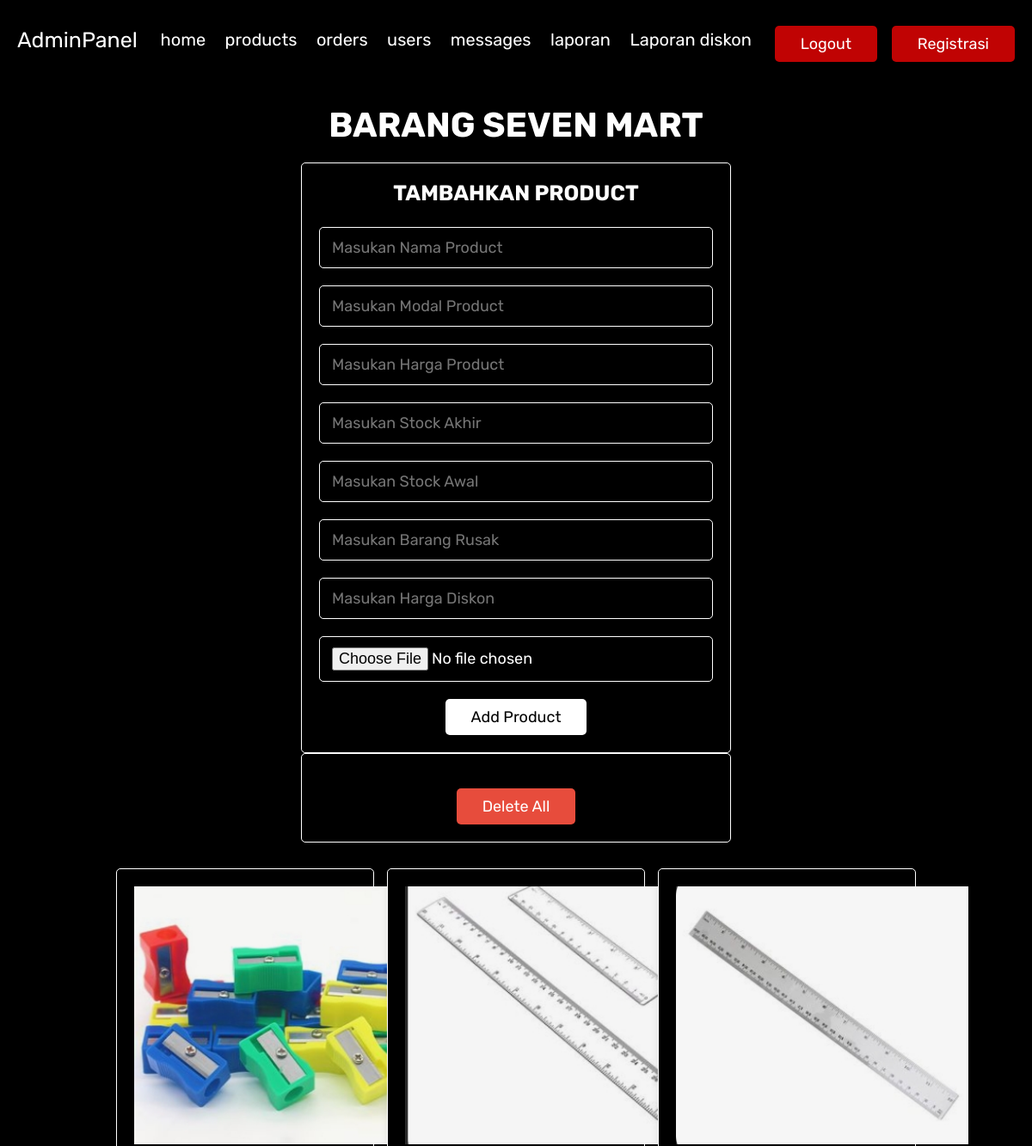
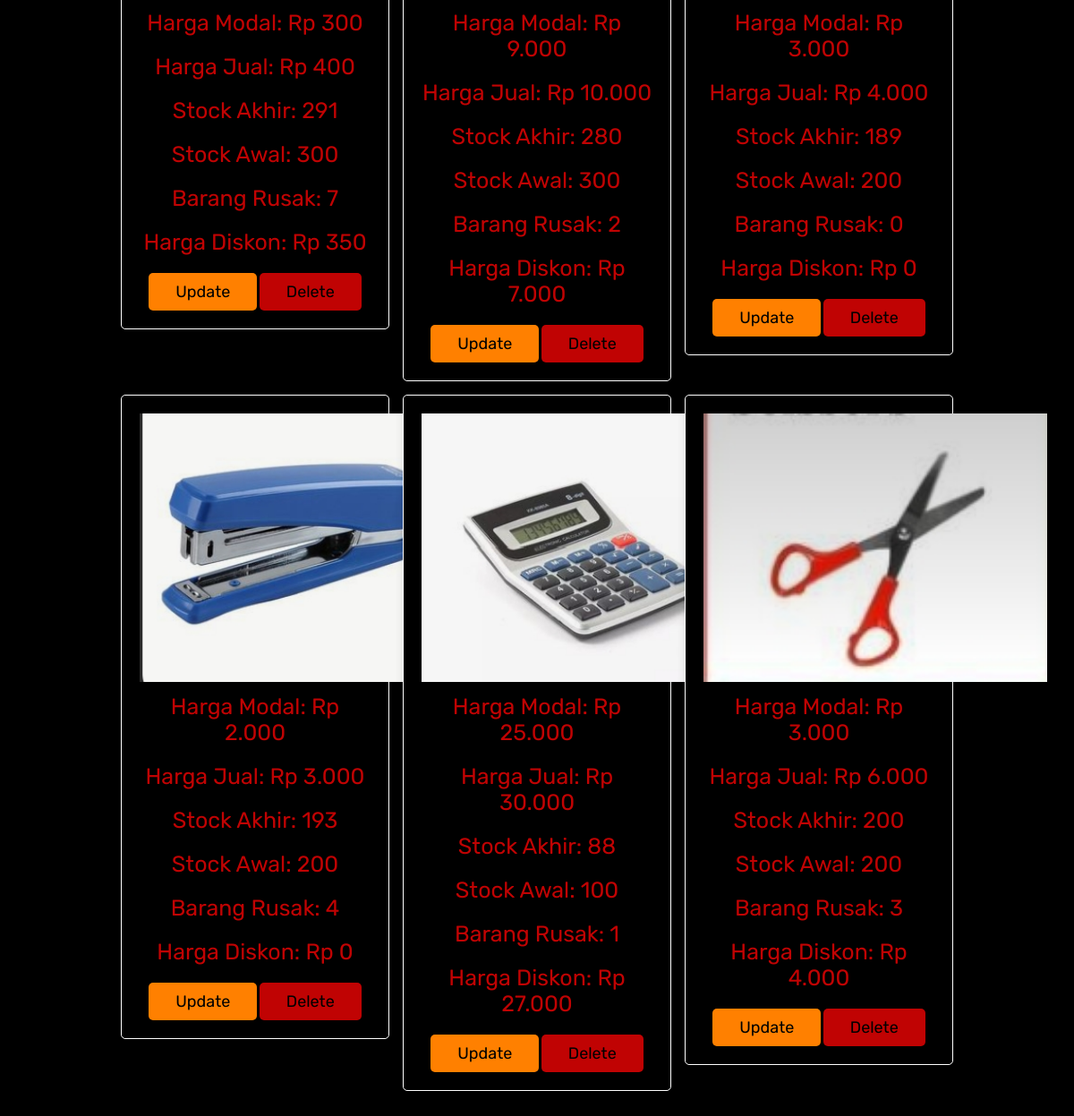
The page /admin_products.php (signed in) on the database its author committed (2 pictures, top to bottom).
### tables this page shows
CREATE TABLE `products` (
  `id` int(100) NOT NULL,
  `name` varchar(100) NOT NULL,
  `cost_price` int(11) NOT NULL,
  `price` int(100) NOT NULL,
  `quantity` int(11) NOT NULL,
  `initial_stock` int(11) NOT NULL,
  `image` varchar(100) NOT NULL,
  `initial_stocks` int(11) NOT NULL,
  `damaged_goods` int(11) NOT NULL,
  `discount_price` decimal(10,2) NOT NULL,
  `initial_stockss` int(11) DEFAULT NULL,
  `awal_stock` int(11) DEFAULT NULL
);

### admin_products.php (the view, shortened to what this page needs)
<?php
include 'config.php';
?>
<!DOCTYPE html>
<html lang="en">
<head>
   <link rel="stylesheet" href="https://cdnjs.cloudflare.com/ajax/libs/font-awesome/6.0.0/css/all.min.css">
   <link href="assets/css/admin_style.css" rel="stylesheet">
</head>
<body>
<?php include 'admin_header.php'; ?>
<section class="add-products">
   <h1 class="title">barang SEVEN Mart</h1>
   <form action="" method="post" enctype="multipart/form-data">
      <h3>Tambahkan product</h3>
      <input type="text" name="name" class="box" placeholder="Masukan Nama Product" required>
      <input type="number" min="0" name="cost_price" class="box" placeholder="Masukan Modal Product" required>
      <input type="number" min="0" name="price" class="box" placeholder="Masukan Harga Product" required>
      <input type="number" min="0" name="quantity" class="box" placeholder="Masukan Stock Akhir" required>
      <input type="number" min="0" name="initial_stocks" class="box" placeholder="Masukan Stock Awal" required>
      <input type="number" min="0" name="damaged_goods" class="box" placeholder="Masukan Barang Rusak" required>
      <input type="number" min="0" name="discount_price" class="box" placeholder="Masukan Harga Diskon" required>
      <input type="file" name="image" accept="image/jpg, image/jpeg, image/png" class="box" required>
      <input type="submit" value="add product" name="add_product" class="btn">
   </form>
   <form action="" method="post">
      <input type="submit" value="Delete All" name="delete_all" class="btn delete-all-btn" onclick="return confirm('Are you sure you want to delete all products?');">
   </form>
</section>
<section class="show-products">
   <div class="box-container">
      <?php
         $select_products = mysqli_query($conn, "SELECT * FROM `products`") or die('query failed');
         if(mysqli_num_rows($select_products) > 0){
            while($fetch_products = mysqli_fetch_assoc($select_products)){
      ?>
      <div class="box">
         <img src="uploaded_img/<?php echo $fetch_products['image']; ?>" alt="">
         <div class="price">Harga Modal: Rp <?php echo number_format($fetch_products['cost_price'], 0, ',', '.'); ?></div>
         <div class="price">Harga Jual: Rp <?php echo number_format($fetch_products['price'], 0, ',', '.'); ?></div>
         <div class="price">Stock Akhir: <?php echo $fetch_products['quantity']; ?></div>
         <div class="price">Stock Awal: <?php echo $fetch_products['initial_stocks']; ?></div>
         <div class="price">Barang Rusak: <?php echo $fetch_products['damaged_goods']; ?></div>
         <div class="price">Harga Diskon: Rp <?php echo number_format($fetch_products['discount_price'], 0, ',', '.'); ?></div>
         <a href="admin_products.php?update=<?php echo $fetch_products['id']; ?>" class="option-btn">update</a>
         <a href="admin_products.php?delete=<?php echo $fetch_products['id']; ?>" class="delete-btn" onclick="return confirm('delete this product?');">delete</a>
      </div>
      <?php
         }
      }else{
         echo '<p class="empty">no products added yet!</p>';
      }
      ?>
   </div>
</section>
</body>
</html>

### assets/css/admin_style.css (style rules this page uses)
:root { --purple:#ffffff; --red:#c00303; --orange:#ff8000; --black:#ffffff; --white:#000000; --light-color:#ffffff; --light-white:#ccc; --light-bg:#000000; --border:.1rem solid var(--black); --box-shadow:0 .5rem 1rem rgba(0, 0, 0, 0.1); }
* { font-family: 'Rubik', sans-serif; margin:0; padding:0; box-sizing: border-box; outline: none; border:none; text-decoration: none; transition:all .2s linear; }
html { font-size: 62.5%; overflow-x: hidden; }
body { background-color: var(--light-bg); }
section { padding:3rem 2rem; }
.title { text-align: center; margin-bottom: 2rem; text-transform: uppercase; color:var(--black); font-size: 4rem; }
.btn, .option-btn, .delete-btn, .white-btn { display: inline-block; margin-top: 1rem; padding:1rem 3rem; cursor: pointer; color:var(--white); font-size: 1.8rem; border-radius: .5rem; text-transform: capitalize; }
.white-btn, .btn { background-color: var(--purple); }
.option-btn { background-color: var(--orange); }
.delete-btn { background-color: var(--red); }
.add-products form { background-color: var(--white); border-radius: .5rem; padding:2rem; text-align: center; box-shadow: var(--box-shadow); border:var(--border); max-width: 50rem; margin:0 auto; }
.add-products form h3 { font-size: 2.5rem; text-transform: uppercase; color:var(--black); margin-bottom: 1.5rem; }
.add-products form .box { width: 100%; background-color: var(--light-bg); border-radius: .5rem; margin:1rem 0; padding:1.2rem 1.4rem; color:var(--black); font-size: 1.8rem; border:var(--border); }
.show-products .box-container { display: grid; grid-template-columns: repeat(auto-fit, 30rem); justify-content: center; gap:1.5rem; max-width: 1200px; margin:0 auto; align-items: flex-start; }
.show-products { padding-top: 0; }
.show-products .box-container .box { text-align: center; padding:2rem; border-radius: .5rem; border:var(--border); box-shadow: var(--box-shadow); background-color: var(--white); }
.show-products .box-container .box img { height: 30rem; }
.show-products .box-container .box .price { padding:1rem 0; font-size: 2.5rem; color:var(--red); }

### admin_products.php (style rules this page uses)
.delete-all-btn { background-color: #e74c3c; color: white; margin-top: 20px; }

### rows shown on the page
products: image (picture), cost_price "300", price "400", quantity "291", initial_stocks "300", damaged_goods "7", discount_price "350"
products: image (picture), cost_price "9.000", price "10.000", quantity "280", initial_stocks "300", damaged_goods "2", discount_price "7.000"
products: image (picture), cost_price "3.000", price "4.000", quantity "189", initial_stocks "200", damaged_goods "0", discount_price "0"
products: image (picture), cost_price "2.000", price "3.000", quantity "193", initial_stocks "200", damaged_goods "4", discount_price "0"
products: image (picture), cost_price "25.000", price "30.000", quantity "88", initial_stocks "100", damaged_goods "1", discount_price "27.000"
products: image (picture), cost_price "3.000", price "6.000", quantity "200", initial_stocks "200", damaged_goods "3", discount_price "4.000"
